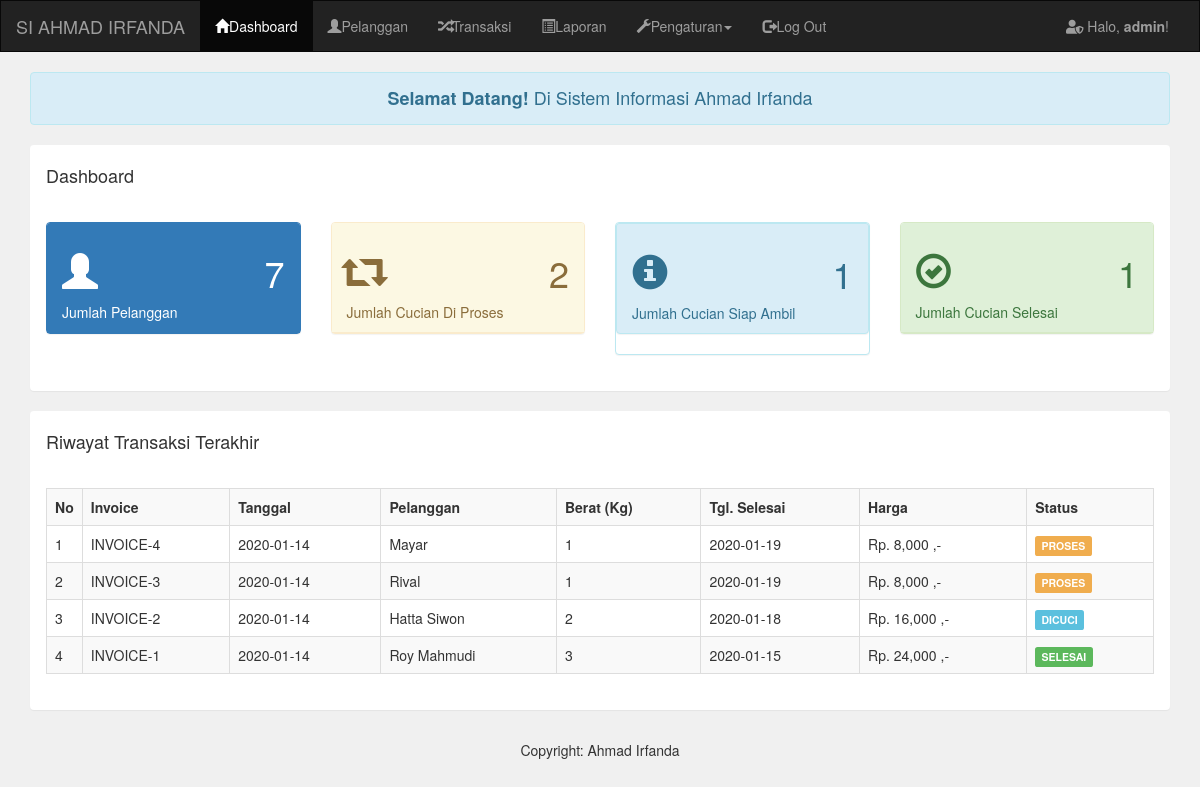
The page /admin/index.php (signed in) on the database its author committed.
### tables this page shows
CREATE TABLE `pelanggan` (
  `pelanggan_id` int(11) NOT NULL,
  `pelanggan_nama` varchar(255) NOT NULL,
  `pelanggan_hp` varchar(20) NOT NULL,
  `pelanggan_alamat` text NOT NULL
);

CREATE TABLE `transaksi` (
  `transaksi_id` int(11) NOT NULL,
  `transaksi_tgl` date NOT NULL,
  `transaksi_pelanggan` int(11) NOT NULL,
  `transaksi_harga` int(11) NOT NULL,
  `transaksi_berat` int(11) NOT NULL,
  `transaksi_tgl_selesai` date NOT NULL,
  `transaksi_status` int(11) NOT NULL
);

### admin/index.php (the view)
<?php include 'header.php'; ?>
<?php
include '../koneksi.php';
?>
<div class="container">
	<div class="alert alert-info text-center">
		<h4 style="margin-bottom:0px"><b>Selamat Datang! </b>
		Di Sistem Informasi Ahmad Irfanda</h4>
	</div>
	<div class="panel">
		<div class="panel-heading">
			<h4>Dashboard</h4>
		</div>
		<div class="panel-body">
			<div class="row">
				<div class="col-md-3">
					<div class="panel panel-primary">
						<div class="panel-heading">
							<h1>
								<i class="glyphicon glyphicon-user"></i>
								<span class="pull-right">
								<?php
								$pelanggan = mysqli_query($koneksi, "SELECT *
								FROM pelanggan");
								echo mysqli_num_rows($pelanggan);
								?>
								</span>
							</h1>
							Jumlah Pelanggan
						</div>
					</div>
				</div>
				<div class="col-md-3">
					<div class="panel panel-warning">
						<div class="panel-heading">
							<h1>
								<i class="glyphicon glyphicon-retweet"></i>
								<span class="pull-right">
									<?php
									$proses= mysqli_query($koneksi, "SELECT * FROM
									transaksi WHERE transaksi_status='0'");
									echo mysqli_num_rows($proses);
									?>
								</span>
							</h1>
							Jumlah Cucian Di Proses
						</div>
					</div>
				</div>
				<div class="col-md-3">
					<div class="panel panel-info">
						<div class="panel panel-heading">
							<h1>
								<i class="glyphicon glyphicon-info-sign"></i>
								<span class="pull-right">
									<?php
									$proses = mysqli_query($koneksi, "SELECT * FROM
									transaksi WHERE transaksi_status='1'");
									echo mysqli_num_rows($proses);
									?>
								</span>
							</h1>
							Jumlah Cucian Siap Ambil
						</div>
					</div>
				</div>
				<div class="col-md-3">
					<div class="panel panel-success">
						<div class="panel-heading">
							<h1>
								<i class="glyphicon glyphicon-ok-circle"></i>
								<span class="pull-right">
								<?php
								$proses = mysqli_query($koneksi, "SELECT * FROM
								transaksi WHERE transaksi_status='2'");
								echo mysqli_num_rows($proses);
								?>
								</span>
							</h1>
							Jumlah Cucian Selesai
						</div>
					</div>
				</div>
			</div>
		</div>
	</div>
	<div class="panel">
		<div class="panel-heading">
			<h4>Riwayat Transaksi Terakhir</h4>
		</div>
		<div class="panel-body">
			<table class="table table-bordered table-striped">
				<tr>
					<th width="1%">No</th>
					<th>Invoice</th>
					<th>Tanggal</th>
					<th>Pelanggan</th>
					<th>Berat (Kg)</th>
					<th>Tgl. Selesai</th>
					<th>Harga</th>
					<th>Status</th>
				</tr>
				<?php
				$data = mysqli_query($koneksi, "SELECT * FROM
				pelanggan,transaksi WHERE transaksi_pelanggan=
				pelanggan_id order by transaksi_id desc limit 7");
				$no = 1;
				while($d=mysqli_fetch_array($data)){
					?>
					<tr>
						<td><?php echo $no++;?></td>
						<td>INVOICE-<?php echo $d['transaksi_id'];?></td>
						<td><?php echo $d['transaksi_tgl'];?></td>
						<td><?php echo $d['pelanggan_nama'];?></td>
						<td><?php echo $d['transaksi_berat'];?></td>
						<td><?php echo $d['transaksi_tgl_selesai']?></td>
						<td><?php echo "Rp. ".number_format($d['transaksi_harga'])." ,-";?></td>
						<td>
							<?php
							if($d['transaksi_status']=="0"){
								echo "<div class='label label-warning'>PROSES</div>";
							}else if($d['transaksi_status']=="1"){
								echo "<div class='label label-info'>DICUCI</div>";
							}else if($d['transaksi_status']=="2"){
								echo "<div class='label label-success'>SELESAI</div>";
							}
							?>
						</td>
					</tr>
				<?php }?>
			</table>
		</div>
	</div>
</div>
<?php include 'footer.php';?>

### admin/header.php (shortened to what this page needs)
<!DOCTYPE html>
<html lang="en">
<head>
    <link rel="stylesheet" type="text/css"
    href="../assets/css/bootstrap.css">
    <link rel="stylesheet" type="text/css"
    href="../assets/font-awesome/css/all.css">
</head>
<body style="background: #f0f0f0">
    <nav class="navbar navbar-inverse" style="border-radius: 0px">
        <div class="container-fluid">
            <div class="navbar-header">
                <a class="navbar-brand" href="index.php">
                SI AHMAD IRFANDA</a>
            </div>
            <div class="collapse navbar-collapse"
            id="#bs-example-navbar-collapse-1">
                <ul class="nav navbar-nav">
                    <li class="active"><a href="index.php">
                    <i class="glyphicon glyphicon-home">
                    </i>Dashboard</a></li>
                    <li><a href="pelanggan.php">
                    <i class="glyphicon glyphicon-user">
                    </i>Pelanggan</a></li>
                    <li><a href="transaksi.php">
                    <i class="glyphicon glyphicon-random">
                    </i>Transaksi</a></li>
                    <li><a href="laporan.php">
                    <i class="glyphicon glyphicon-list-alt">
                    </i>Laporan</a></li>
                    <li class="dropdown">
                    <a href="#" class="dropdown-toggle" data-toggle="dropdown"
                    role="button" aria-haspopup="true" aria-expanded="false">
                    <i class="glyphicon glyphicon-wrench">
                    </i>Pengaturan<span class="caret"></span></a>
                    </li>
                    <li><a href="logout.php">
                    <i class="glyphicon glyphicon-log-out">
                    </i>Log Out</a></li>
                </ul>
                <ul class="nav navbar-nav navbar-right">
                    <li><p class="navbar-text"><i class="fa fa-user-shield"></i> Halo, <b>
                    <?php echo $_SESSION['username'];?></b>!</p></li>
                </ul>
            </div>
        </div>
    </nav>
</body>
</html>

### admin/footer.php (shortened to what this page needs)
<center>
<p>Copyright: Ahmad Irfanda</p>
</center>

### rows shown on the page
pelanggan: transaksi.transaksi_id "4", transaksi.transaksi_tgl "2020-01-14", pelanggan_nama "Mayar", transaksi.transaksi_berat "1", transaksi.transaksi_tgl_selesai "2020-01-19", transaksi.transaksi_harga "8,000", shows "PROSES"
pelanggan: transaksi.transaksi_id "3", transaksi.transaksi_tgl "2020-01-14", pelanggan_nama "Rival", transaksi.transaksi_berat "1", transaksi.transaksi_tgl_selesai "2020-01-19", transaksi.transaksi_harga "8,000", shows "PROSES"
pelanggan: transaksi.transaksi_id "2", transaksi.transaksi_tgl "2020-01-14", pelanggan_nama "Hatta Siwon", transaksi.transaksi_berat "2", transaksi.transaksi_tgl_selesai "2020-01-18", transaksi.transaksi_harga "16,000", shows "DICUCI"
pelanggan: transaksi.transaksi_id "1", transaksi.transaksi_tgl "2020-01-14", pelanggan_nama "Roy Mahmudi", transaksi.transaksi_berat "3", transaksi.transaksi_tgl_selesai "2020-01-15", transaksi.transaksi_harga "24,000", shows "SELESAI"

### other values the page prints
$_SESSION['username'] "admin"
mysqli_num_rows($pelanggan) "7"
mysqli_num_rows($proses) "2"
mysqli_num_rows($proses) "1"
